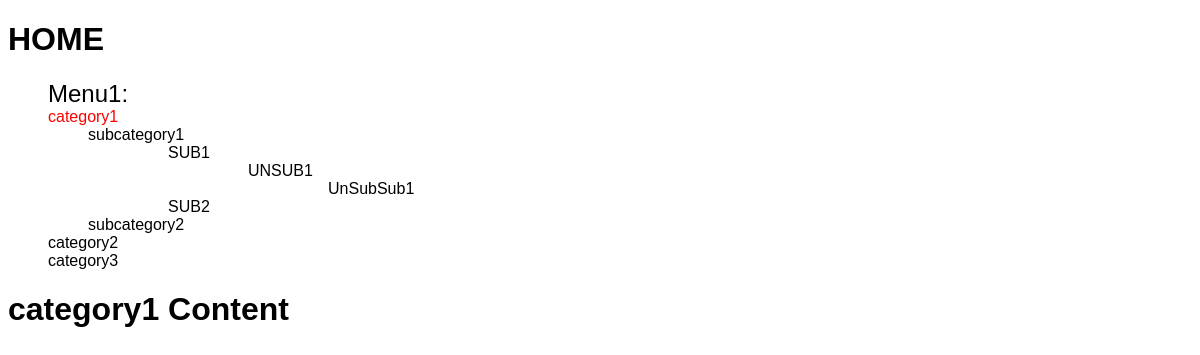
Screenshot of /Menu1/category1 with the database file from the repository.
### menu/models.py (models this page shows, shortened)
class Menu(models.Model):
    menu_name = models.CharField(max_length=50)
    slug = models.SlugField(max_length=100, unique=True, db_index=True, verbose_name="URL")
    def get_absolute_url(self):
        return reverse('menu', kwargs={'menu_slug': self.slug})
    class Meta:
        verbose_name_plural = "Menu"

class Category(models.Model):
    category_name = models.CharField(max_length=50)
    slug = models.SlugField(max_length=100, unique=True, db_index=True, verbose_name="URL")
    menu = models.ForeignKey(Menu, on_delete=models.CASCADE, related_name='categories',
                             null=True, blank=True, verbose_name="Category by menu")
    subcategory = models.ForeignKey("self", on_delete=models.CASCADE, null=True,
                                    related_name='subcategories', blank=True, verbose_name="Subcategory by category")
    which_cat = models.ForeignKey(Menu, on_delete=models.CASCADE, related_name='which_menu_cat',
                             null=True, blank=True, verbose_name="In which menu")
    def __str__(self):
        return f"{self.category_name}"
    def get_absolute_url(self):
        return reverse('category', kwargs={'category_slug': self.slug, 'menu_slug': self.which_cat.slug})
    class Meta:
        verbose_name_plural = "Categories"

### menu/views.py (the view)
# urls.py: path('<slug:menu_slug>/<slug:category_slug>', CategoryView.as_view(), name='category'),
class CategoryView(DetailView):
    model = Category
    template_name = 'menu/category.html'
    slug_url_kwarg = 'category_slug'
    context_object_name = 'category'
    def get_user_context(self, **kwargs):
        context = kwargs
        menu = Menu.objects.filter(slug=self.kwargs['menu_slug'])
        print("CATVIEW", self.kwargs)
        context['menu'] = menu
        context['menu_slug'] = self.kwargs['menu_slug']
        return context
    def get_context_data(self, *, object_list=None, **kwargs):
        print("CATVIEW", self.kwargs)
        return dict(list(super().get_context_data(**kwargs).items()) + list(self.get_user_context().items()))

### menu/templatetags/menu_tags.py (called while the page is built)
@register.inclusion_tag('menu/create_menu.html')
def draw_menu(slug, chosen_item=None):
    menu = Menu.objects.filter(slug=slug)
    return {'menu': menu, 'chosen_item': chosen_item}

### menu/templates/menu/category.html
{% extends 'menu/base.html' %}
{% load static %}
{% load menu_tags %}
{% block content %}
    <a href="/"><h1>HOME</h1></a>
    {% draw_menu menu_slug category %}
    <h1>{{category}} Content</h1>
{% endblock %}

### menu/templates/menu/base.html (shortened to what this page needs)
{% load static %}
{% load menu_tags %}
<!doctype html>
<html lang="en">
<head>
    <link rel="stylesheet" href="{% static 'styles/styles.css' %}" type="text/css">
</head>
<body>
{%block content%}
{%endblock%}
</body>
</html>

### menu/templates/menu/create_menu.html
{% for m in menu %}
    {% if m.menu_name == chosen_item %}
        <ul><a href="{{m.get_absolute_url}}" style="color:red" class="menu_title">{{m.menu_name}}:</a>
    {% else %}
        <ul><a href="{{m.get_absolute_url}}" class="menu_title">{{m.menu_name}}:</a>
    {% endif %}
    {% for menu_item in m.categories.all %}
        <li>
            {% if menu_item == chosen_item %}
                <a href="{{ menu_item.get_absolute_url }}" style="color:red" class="menu_item">{{menu_item}}</a>
            {% else %}
                <a href="{{ menu_item.get_absolute_url }}" class="menu_item">{{menu_item}}</a>
            {% endif %}
            {% include "menu/menu.html" %}
        </li>
    {% endfor %}
    </ul>
{% endfor %}

### menu/templates/menu/menu.html
{% extends 'menu/base.html' %}
{% load static %}
{% block content %}
    {% for menu_menu_item in menu_item.subcategories.all %}
    <ul>
        {% if menu_menu_item == chosen_item %}
            <a href="{{ menu_menu_item.get_absolute_url }}" style="color:red" class="menu_item">{{ menu_menu_item }}</a>
        {% else %}
            <a href="{{ menu_menu_item.get_absolute_url }}" class="menu_item">{{ menu_menu_item }}</a>
        {% endif %}
        <ul>
            {% include "menu/menu.html" with menu_item=menu_menu_item %}
        </ul>
    </ul>
    {% endfor %}
{% endblock %}

### static/styles/styles.css (style rules this page uses)
* { font-family: "Arial"; }
li { list-style-type: none; }
.menu_title { font-size: 24px; }
a, a:hover, a:active, a:visited { color: #000; text-decoration: none; }

### rows the page displays
Menu: menu_name "Menu1"
Category: category_name "category1"
Category: category_name "subcategory1"
Category: category_name "SUB1"
Category: category_name "UNSUB1"
Category: category_name "UnSubSub1"
Category: category_name "SUB2"
Category: category_name "subcategory2"
Category: category_name "category2"
Category: category_name "category3"
